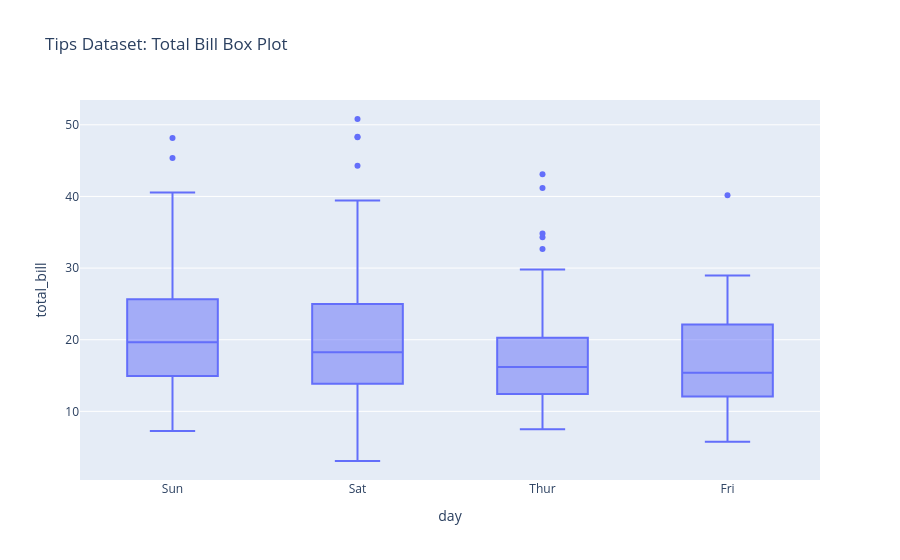

The code cell stored with this chart in its notebook:
### Markdown cell above
### Plotting Boxplot

### Code cell
# Plot a box plot for the "total_bill" column using Plotly express
fig = px.box(tips,x='day',y="total_bill", title="Tips Dataset: Total Bill Box Plot")
fig.show()

### Figure 1 — Plotly figure (JSON) as saved in the notebook; plotly's stock layout.template omitted (floating-point values rounded to 4 significant figures; data arrays with more than 128 entries replaced by an {"elided": "..."} marker saying what was removed)
{"data": [{"alignmentgroup": "True", "hovertemplate": "day=%{x}<br>total_bill=%{y}<extra></extra>", "legendgroup": "", "marker": {"color": "#636efa"}, "name": "", "notched": false, "offsetgroup": "", "orientation": "v", "showlegend": false, "type": "box", "x": {"elided": "244 str values"}, "x0": " ", "xaxis": "x", "y": {"elided": "244 float values"}, "y0": " ", "yaxis": "y"}], "layout": {"autosize": true, "boxmode": "group", "legend": {"tracegroupgap": 0}, "title": {"text": "Tips Dataset: Total Bill Box Plot"}, "xaxis": {"anchor": "y", "autorange": true, "domain": [0, 1], "range": [-0.5, 3.5], "title": {"text": "day"}, "type": "category"}, "yaxis": {"anchor": "x", "autorange": true, "domain": [0, 1], "range": [0.4178, 53.46], "title": {"text": "total_bill"}, "type": "linear"}}}
